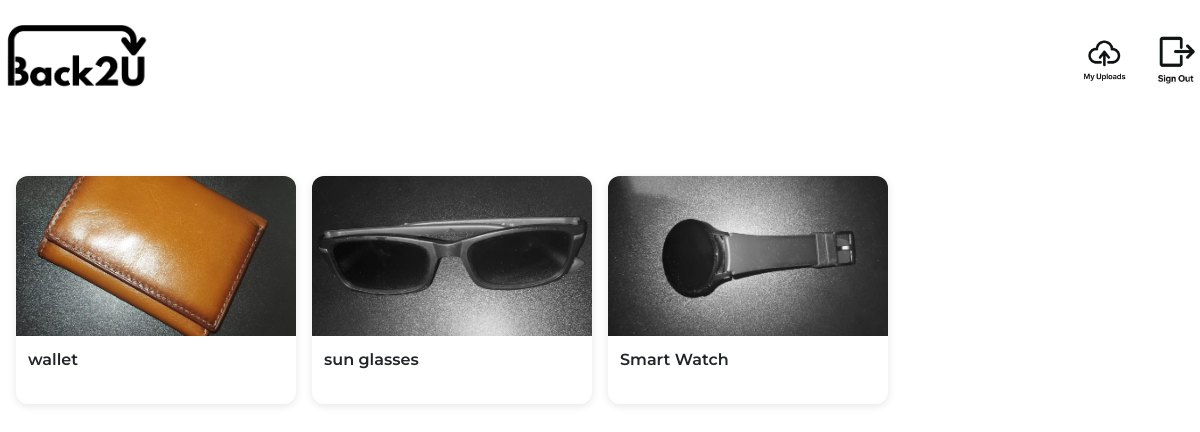
The app's page /my_uploads (signed in), older data.
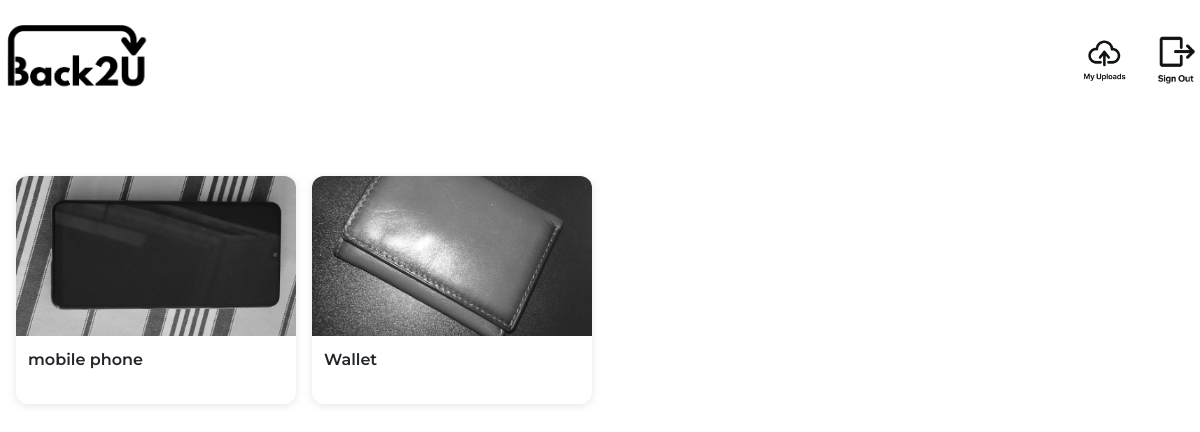
The same page, newer data.
### tables this page shows
CREATE TABLE items (
    id INTEGER PRIMARY KEY AUTOINCREMENT,
    user_id INTEGER,
    picture TEXT,
    title TEXT,
    location TEXT,
    description TEXT,
    question1 TEXT,
    question2 TEXT,
    question3 TEXT, answer1 TEXT, answer2 TEXT, answer3 TEXT,
    FOREIGN KEY(user_id) REFERENCES users(id)
);

### app.py (the view)
@app.route("/my_uploads")
@login_required
def my_uploads():
    items = db.execute("SELECT * FROM items WHERE user_id = ?", session["user_id"])
    return render_template("uploads.html", items = items)

### app.py (called while the page is built)
@app.after_request
def after_request(response):
    response.headers["Cache-Control"] = "no-cache, no-store, must-revalidate"
    response.headers["Expires"] = 0
    response.headers["Pragma"] = "no-cache"
    return response

### helpers.py (called while the page is built)
def login_required(f):
    @wraps(f)
    def decorated_function(*args, **kwargs):
        if session.get("user_id") is None:
            return redirect("/login")
        return f(*args, **kwargs)
    return decorated_function

### templates/uploads.html (shortened to what this page needs)
{% extends "layout.html" %}
{% block main %}
<div class="menu-grid">
    {% for item in items %}
    <div class="menu-card" id="{{ item['id'] }}">
        <div class="card-image">
            <img src="static/uploads/{{ item['picture'] }}" alt="{{ item['title'] }}">
        </div>
        <div class="card-body">
            <p class="menu-name">{{ item['title'] }}</p>
        </div>
    </div>
    {% endfor %}
</div>
{% endblock %}

Row changes from the older to the newer data that the page shows:
removed items: picture (picture), title "wallet"
removed items: picture (picture), title "sun glasses"
removed items: picture (picture), title "Smart Watch"
added items: picture (picture), title "mobile phone"
added items: picture (picture), title "Wallet"
